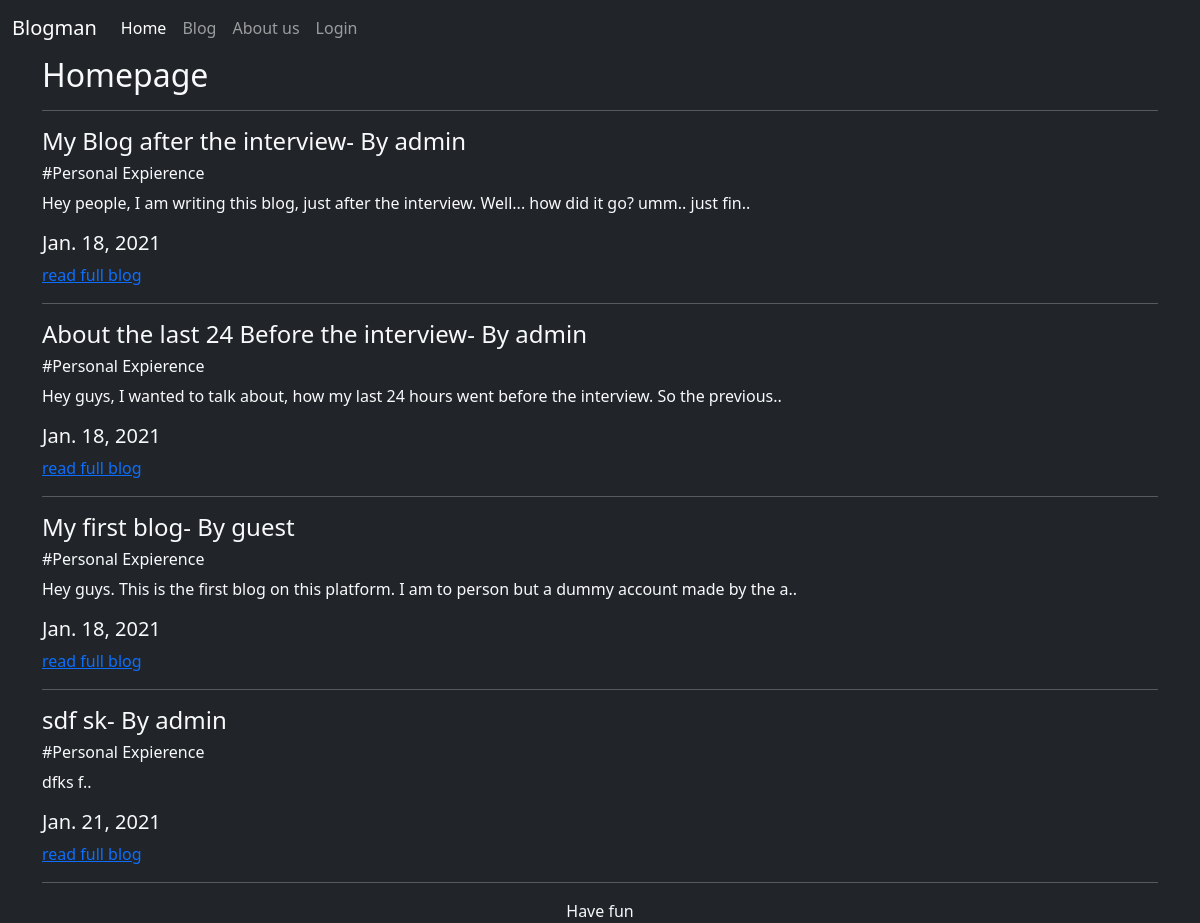
/, run on an earlier commit of the app's database.
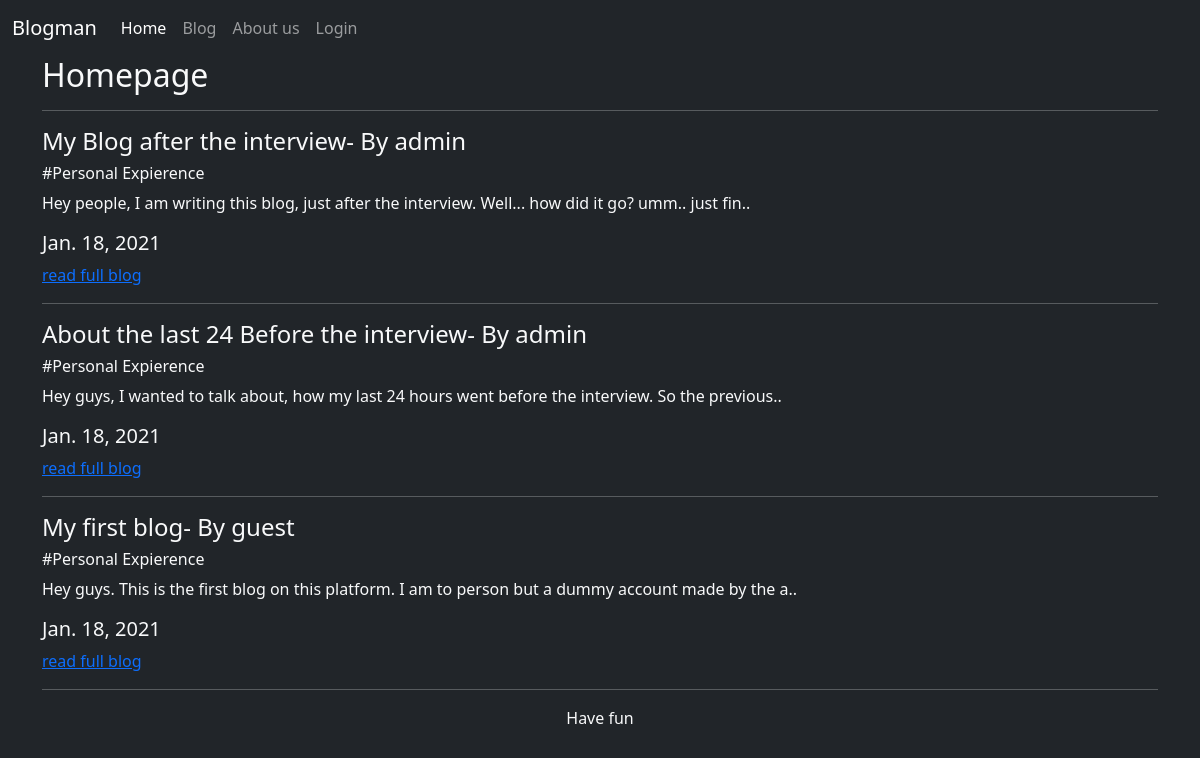
And on a later commit of the database.
### blogs/models.py (models this page shows, shortened)
class Blog(models.Model):
	genre_type = [
		("Science and Technology","Science and Technology"),
		("Literature","Literature"),
		("Action","Action"),
		("Personal Expierence","Personal Expierence"),
	]
	author = models.CharField(max_length=30)
	title  = models.CharField(max_length=30)
	genre  = models.CharField(max_length = 30, blank = True, null = True, choices=genre_type)
	content= models.TextField(blank = False)
	date   = models.DateField(blank= False, auto_now=True)
	private= models.BooleanField(default= False)

### blogs/views.py (the view)
# urls.py: path('',blog_views.index,name="home"),
def index(request, *agrs, **kwargs):
	obj = Blog.objects.filter(private=False)
	context={
		"blogs":obj
	}
	template = loader.get_template('index.html')
	return HttpResponse(template.render(context, request))

### templates/index.html (shortened to what this page needs)
{%extends 'Base.html'%}
{%block body%}
	<div class="container">
		<h2>Homepage</h2>
		<hr>
		{%for blog in blogs%}
			<h4>{{blog.title}}- By {{blog.author}}</h4>
			<h6>#{{blog.genre}}</h6>
			<p>
				{{blog.content|slice:100}}..
			</p>
			<h5>{{blog.date}}</h5>
			<a href="#">read full blog</a>
			<hr>
		{%endfor%}
	</div>
{%endblock%}

What changed in the data, as far as the page shows it:
removed Blog: title "sdf sk", author "admin", genre "Personal Expierence", content "dfks f", date "Jan. 21, 2021"
